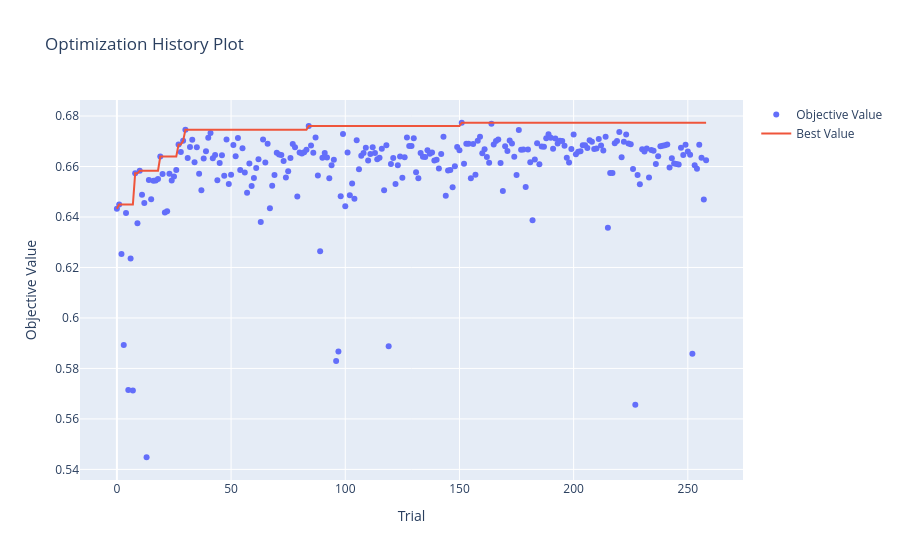
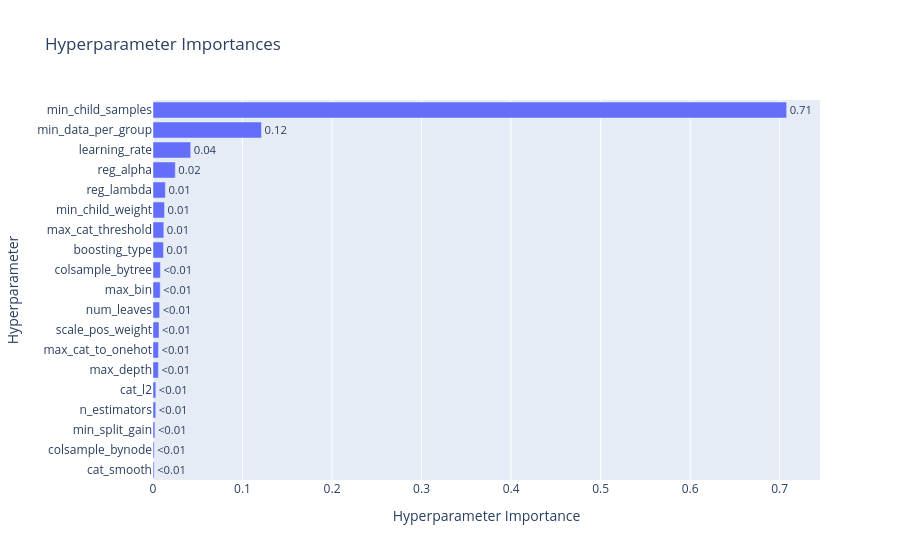
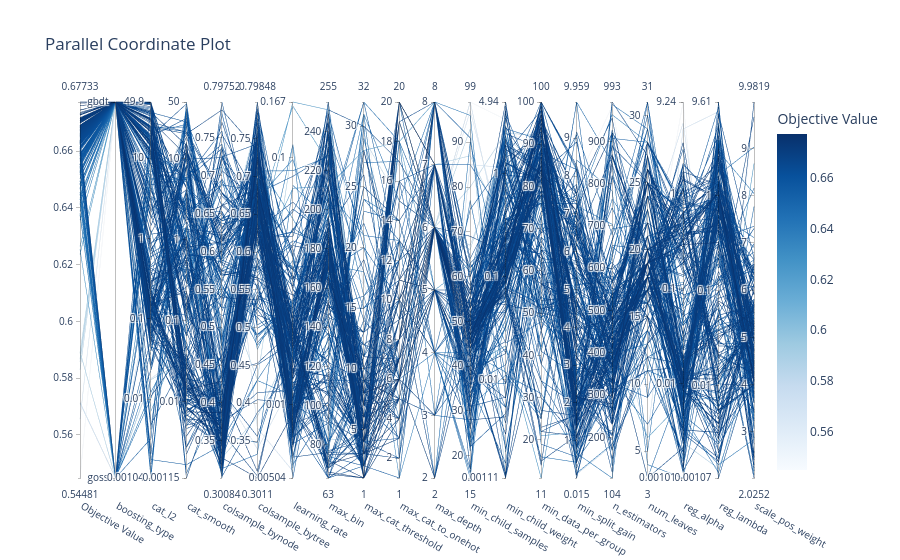

The cell these charts' notebook holds for them, in order:
### Code cell
import optuna
import numpy as np
import warnings
from lightgbm import LGBMClassifier
from sklearn.metrics import roc_auc_score
from sklearn.model_selection import TimeSeriesSplit
from optuna.visualization import (
    plot_optimization_history, 
    plot_param_importances, 
    plot_parallel_coordinate
)
from optuna.samplers import TPESampler
import lightgbm as lgb

# Parameter tuning settings

timeout_seconds = 60*60*0.5
no_improvement_trials = 100

# Split the 1k dataset to evaluate on holdout after tuning
# Had problem with overfitting and extreme bad results on last 200 rows so switched the order

X_tuning = train_1k_X.tail(800)
y_tuning = train_1k_y_cat.tail(800)
X_val_holdout = train_1k_X.head(200)
y_val_holdout = train_1k_y_cat.head(200)

def objective_lgbm(trial):
    params = {
        "boosting_type": trial.suggest_categorical("boosting_type", ["gbdt", "goss"]), # Type of boosting algorithm - not using "dart" to save time and "dart" did not deliver significantly better results
        "num_leaves": trial.suggest_int("num_leaves", 3, 31), # Max leaves per tree. Low to prevent memorizing small data
        "max_depth": trial.suggest_int("max_depth", 2, 8), # Max tree depth. Low to reduce overfitting
        "learning_rate": trial.suggest_float("learning_rate", 0.005, 0.2, log=True), # Step size
        "objective": "binary", # Binary classification objective
        "metric": "auc", # Evaluation metric
        "scale_pos_weight": trial.suggest_float("scale_pos_weight", 2.0, 10.0), # Class balancing weight for imbalanced target
        "min_split_gain": trial.suggest_float("min_split_gain", 0, 10.0), # Min loss reduction required to make a split
        "min_child_weight": trial.suggest_float("min_child_weight", 1e-3, 5.0, log=True), # Min sum of instance weight needed in a child node
        "min_child_samples": trial.suggest_int("min_child_samples", 15, 100), # Min data in one leaf
        "colsample_bytree": trial.suggest_float("colsample_bytree", 0.3, 0.8), # % of features used per tree
        "reg_alpha": trial.suggest_float("reg_alpha", 1e-3, 10.0, log=True), # L1 regularization
        "reg_lambda": trial.suggest_float("reg_lambda", 1e-3, 10.0, log=True), # L2 regularization
        "random_state": 42, # Fixed seed for reproducibility
        "n_jobs": 1, # Use single thread to avoid issues with parallelism in Optuna
        "verbose": -1, # Suppress LightGBM output
        "colsample_bynode": trial.suggest_float("colsample_bynode", 0.3, 0.8), # % of features used per node
        "min_data_per_group": trial.suggest_int("min_data_per_group", 10, 100), # Min data per categorical group
        "max_cat_threshold": trial.suggest_int("max_cat_threshold", 1, 32), # Max splits for categories
        "cat_l2": trial.suggest_float("cat_l2", 1e-3, 50.0, log=True), # L2 regularization for categorical splits
        "cat_smooth": trial.suggest_float("cat_smooth", 1e-3, 50.0, log=True), # Smoothing for categorical splits
        "max_cat_to_onehot": trial.suggest_int("max_cat_to_onehot", 1, 20), # Threshold for one-hot encoding
        "max_bin": trial.suggest_int("max_bin", 63, 255), # Max bins for features
        "n_estimators": trial.suggest_int("n_estimators", 100, 1000) # Number of boosting rounds
    }

    if params["boosting_type"] == "goss": # Gradient-based One-Side Sampling (GOSS)
        params["subsample"] = 1.0 # LightGBM requirement for GOSS
        params["top_rate"] = trial.suggest_float("top_rate", 0.05, 0.5) # Fraction of large gradients to retain
        params["other_rate"] = trial.suggest_float("other_rate", 0.05, 1.0 - params["top_rate"]) # Fraction of small gradients to retain
    else: # GBDT (Gradient Boosting Decision Trees)
        params["subsample"] = trial.suggest_float("subsample", 0.5, 1.0) # Row subsampling
        params["subsample_freq"] = trial.suggest_int("subsample_freq", 1, 5) # Frequency of subsampling

    
    tscv = TimeSeriesSplit(n_splits=3) # TimeSeriesSplit to respect temporal order of data 3 splits for 3-fold CV
    cv_scores = []
    
    for train_idx, val_idx in tscv.split(X_tuning): # 3-fold CV cycle
        X_tr, X_val = X_tuning.iloc[train_idx], X_tuning.iloc[val_idx]
        y_tr, y_val = y_tuning.iloc[train_idx], y_tuning.iloc[val_idx]
        
        model = LGBMClassifier(**params)
        
        with warnings.catch_warnings():
            warnings.simplefilter("ignore")
            model.fit(
                X_tr, 
                y_tr
            )
        
        preds = model.predict_proba(X_val)[:, 1]
        cv_scores.append(roc_auc_score(y_val, preds))
        
    return np.mean(cv_scores)

def stop_optuna(study, trial): # Custom callback to stop optimization if no improvement in best AUC for a certain number of trials
    if study.best_trial.number + no_improvement_trials <= trial.number:
        print(f"\n[Early Stop] No improvement in {no_improvement_trials} trials. Stopping optimization.")
        study.stop()

study_lgbm = optuna.create_study(direction="maximize", sampler=TPESampler(seed=42))
study_lgbm.optimize(objective_lgbm, timeout=timeout_seconds, n_jobs=-1, callbacks=[stop_optuna])

print("\n" + "="*40)
print(f"BEST AUC: {study_lgbm.best_value:.4f}")
print("BEST PARAMETERS:")

print("best_params = {")
for k, v in study_lgbm.best_params.items():
    if isinstance(v, str):
        print(f'    "{k}": "{v}",')
    else:
        print(f'    "{k}": {v},')
print("}")

print("\n--- PARAMETER IMPORTANCE ---")
importances = optuna.importance.get_param_importances(study_lgbm)
for param, importance in importances.items():
    print(f"  {param:20}: {importance:.4f}")
print("="*40)


fig1 = plot_optimization_history(study_lgbm)
fig1.show()
    
fig2 = plot_param_importances(study_lgbm)
fig2.show()
    
fig3 = plot_parallel_coordinate(
    study_lgbm, 
    params=[
        "boosting_type",
        "num_leaves",
        "max_depth",
        "learning_rate",
        "scale_pos_weight",
        "min_split_gain",
        "min_child_weight",
        "min_child_samples",
        "colsample_bytree",
        "reg_alpha",
        "reg_lambda",
        "colsample_bynode",
        "min_data_per_group",
        "max_cat_threshold",
        "cat_l2",
        "cat_smooth",
        "max_cat_to_onehot",
        "max_bin",
        "n_estimators",
    ]
)
fig3.show()
    
fig1.write_html("hyperparameter_tuning/LightGBM/Classification/optuna_lgbm_1k_history.html")
fig2.write_html("hyperparameter_tuning/LightGBM/Classification/optuna_lgbm_1k_importance.html")
fig3.write_html("hyperparameter_tuning/LightGBM/Classification/optuna_lgbm_1k_parallel.html")

### Figure 1 — Plotly figure (JSON) as saved in the notebook; plotly's stock layout.template omitted (floating-point values rounded to 4 significant figures; data arrays with more than 128 entries replaced by an {"elided": "..."} marker saying what was removed)
{"data": [{"mode": "markers", "name": "Objective Value", "type": "scatter", "x": {"elided": "259 int values"}, "y": {"elided": "259 float values"}}, {"mode": "lines", "name": "Best Value", "type": "scatter", "x": {"elided": "259 int values"}, "y": {"elided": "259 float values"}}, {"marker": {"color": "#cccccc"}, "mode": "markers", "name": "Infeasible Trial", "showlegend": false, "type": "scatter", "x": [], "y": []}], "layout": {"title": {"text": "Optimization History Plot"}, "xaxis": {"title": {"text": "Trial"}}, "yaxis": {"title": {"text": "Objective Value"}}}}

### Figure 2 — Plotly figure (JSON) as saved in the notebook; plotly's stock layout.template omitted (floating-point values rounded to 4 significant figures)
{"data": [{"cliponaxis": false, "hovertemplate": ["cat_smooth (FloatDistribution): 0.0012516393916123078<extra></extra>", "colsample_bynode (FloatDistribution): 0.0012951554664248153<extra></extra>", "min_split_gain (FloatDistribution): 0.0020888256983623873<extra></extra>", "n_estimators (IntDistribution): 0.0030653954867823838<extra></extra>", "cat_l2 (FloatDistribution): 0.003174906093889482<extra></extra>", "max_depth (IntDistribution): 0.00603887566815664<extra></extra>", "max_cat_to_onehot (IntDistribution): 0.00608851547682172<extra></extra>", "scale_pos_weight (FloatDistribution): 0.006729470767829955<extra></extra>", "num_leaves (IntDistribution): 0.007439907368319502<extra></extra>", "max_bin (IntDistribution): 0.008062597669600647<extra></extra>", "colsample_bytree (FloatDistribution): 0.008281899078034971<extra></extra>", "boosting_type (CategoricalDistribution): 0.011709658638873988<extra></extra>", "max_cat_threshold (IntDistribution): 0.012080908956892813<extra></extra>", "min_child_weight (FloatDistribution): 0.012887404899733302<extra></extra>", "reg_lambda (FloatDistribution): 0.013825216116738868<extra></extra>", "reg_alpha (FloatDistribution): 0.024885142817025065<extra></extra>", "learning_rate (FloatDistribution): 0.04210912761003028<extra></extra>", "min_data_per_group (IntDistribution): 0.12119230281502313<extra></extra>", "min_child_samples (IntDistribution): 0.7077930499798478<extra></extra>"], "name": "Objective Value", "orientation": "h", "text": ["<0.01", "<0.01", "<0.01", "<0.01", "<0.01", "<0.01", "<0.01", "<0.01", "<0.01", "<0.01", "<0.01", "0.01", "0.01", "0.01", "0.01", "0.02", "0.04", "0.12", "0.71"], "textposition": "outside", "type": "bar", "x": [0.001252, 0.001295, 0.002089, 0.003065, 0.003175, 0.006039, 0.006089, 0.006729, 0.00744, 0.008063, 0.008282, 0.01171, 0.01208, 0.01289, 0.01383, 0.02489, 0.04211, 0.1212, 0.7078], "y": ["cat_smooth", "colsample_bynode", "min_split_gain", "n_estimators", "cat_l2", "max_depth", "max_cat_to_onehot", "scale_pos_weight", "num_leaves", "max_bin", "colsample_bytree", "boosting_type", "max_cat_threshold", "min_child_weight", "reg_lambda", "reg_alpha", "learning_rate", "min_data_per_group", "min_child_samples"]}], "layout": {"title": {"text": "Hyperparameter Importances"}, "xaxis": {"title": {"text": "Hyperparameter Importance"}}, "yaxis": {"title": {"text": "Hyperparameter"}}}}

### Figure 3 — Plotly figure (JSON) as saved in the notebook; plotly's stock layout.template omitted (floating-point values rounded to 4 significant figures; data arrays with more than 128 entries replaced by an {"elided": "..."} marker saying what was removed)
{"data": [{"dimensions": [{"label": "Objective Value", "range": [0.5448, 0.6773], "values": {"elided": "259 float values"}}, {"label": "boosting_type", "range": [0, 1], "ticktext": ["goss", "gbdt"], "tickvals": [0, 1], "values": {"elided": "259 int values"}}, {"label": "cat_l2", "range": [-2.981, 1.698], "ticktext": ["0.00104", "0.01", "0.1", "1", "10", "49.9"], "tickvals": [-2.981, -2, -1, 0, 1, 1.698], "values": {"elided": "259 float values"}}, {"label": "cat_smooth", "range": [-2.94, 1.699], "ticktext": ["0.00115", "0.01", "0.1", "1", "10", "50"], "tickvals": [-2.94, -2, -1, 0, 1, 1.699], "values": {"elided": "259 float values"}}, {"label": "colsample_bynode", "range": [0.3008, 0.7975], "values": {"elided": "259 float values"}}, {"label": "colsample_bytree", "range": [0.3011, 0.7985], "values": {"elided": "259 float values"}}, {"label": "learning_rate", "range": [-2.297, -0.776], "ticktext": ["0.00504", "0.01", "0.1", "0.167"], "tickvals": [-2.297, -2, -1, -0.776], "values": {"elided": "259 float values"}}, {"label": "max_bin", "range": [63, 255], "values": {"elided": "259 int values"}}, {"label": "max_cat_threshold", "range": [1, 32], "values": {"elided": "259 int values"}}, {"label": "max_cat_to_onehot", "range": [1, 20], "values": {"elided": "259 int values"}}, {"label": "max_depth", "range": [2, 8], "values": {"elided": "259 int values"}}, {"label": "min_child_samples", "range": [15, 99], "values": {"elided": "259 int values"}}, {"label": "min_child_weight", "range": [-2.954, 0.694], "ticktext": ["0.00111", "0.01", "0.1", "1", "4.94"], "tickvals": [-2.954, -2, -1, 0, 0.694], "values": {"elided": "259 float values"}}, {"label": "min_data_per_group", "range": [11, 100], "values": {"elided": "259 int values"}}, {"label": "min_split_gain", "range": [0.01459, 9.959], "values": {"elided": "259 float values"}}, {"label": "n_estimators", "range": [104, 993], "values": {"elided": "259 int values"}}, {"label": "num_leaves", "range": [3, 31], "values": {"elided": "259 int values"}}, {"label": "reg_alpha", "range": [-2.994, 0.9656], "ticktext": ["0.00101", "0.01", "0.1", "1", "9.24"], "tickvals": [-2.994, -2, -1, 0, 0.9656], "values": {"elided": "259 float values"}}, {"label": "reg_lambda", "range": [-2.971, 0.9826], "ticktext": ["0.00107", "0.01", "0.1", "1", "9.61"], "tickvals": [-2.971, -2, -1, 0, 0.9826], "values": {"elided": "259 float values"}}, {"label": "scale_pos_weight", "range": [2.025, 9.982], "values": {"elided": "259 float values"}}], "labelangle": 30, "labelside": "bottom", "line": {"color": {"elided": "259 float values"}, "colorbar": {"title": {"text": "Objective Value"}}, "colorscale": [[0, "rgb(247,251,255)"], [0.125, "rgb(222,235,247)"], [0.25, "rgb(198,219,239)"], [0.375, "rgb(158,202,225)"], [0.5, "rgb(107,174,214)"], [0.625, "rgb(66,146,198)"], [0.75, "rgb(33,113,181)"], [0.875, "rgb(8,81,156)"], [1, "rgb(8,48,107)"]], "reversescale": false, "showscale": true}, "type": "parcoords"}], "layout": {"title": {"text": "Parallel Coordinate Plot"}}}
